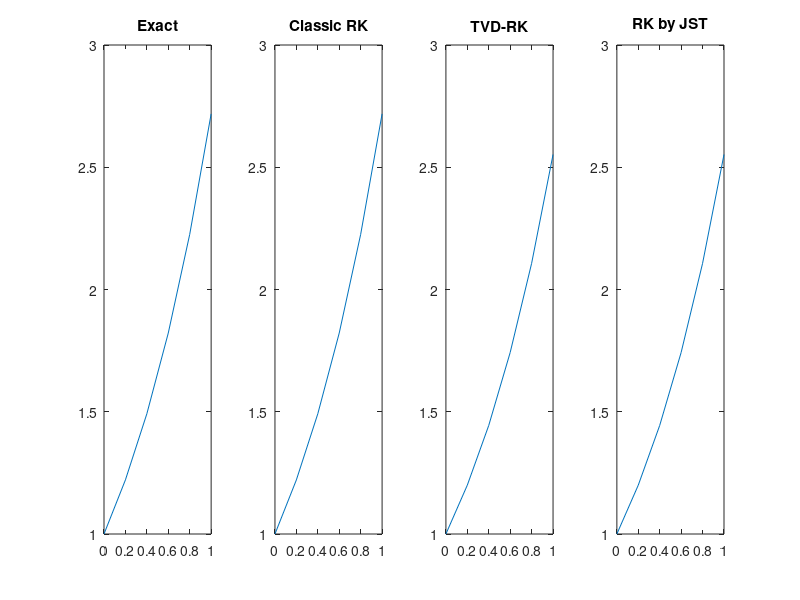

This chart was generated by the following MATLAB code:
%% Runge Kutta Schemes
%**************************************************************************
% Solve and compare two simple IVP's:
%
%  {1} du/dt = -2u + t + 4, with IC: u(0) = 1
%  {2} du/dt = sin(pi*t),   with IC: u(0) = 1
%  {3} du/dt = EXP(t),      with IC: u(0) = 1
%
% Based on:
%
% Gottlieb and Shu (1998) 
% Mathematics of Computation
% Vol. 67, No. 221. PP. 73-85
%
% Parviz Moin 
% Numerical Method for Engineering and Science
% McGraw-Hill 2nd Ed. (2008)
%
% Coded by: Manuel Diaz 2012.12.07
%
%**************************************************************************
%% Clear Workspace
clear all; close all; clc;

%% Define t, dt and tEnd
t0 = 0; tEnd = 1.0; dt = 0.2;
tsteps = t0:dt:tEnd;
t_iter = t0:dt:tEnd-dt;

%% Define number of stages to use
No_stages = 4; % only stages 1,2 and 3 are available.

%% Choose IVP to study
IVPn = 3;

% Define residual
% Tor this IVP problem the residual is defined as: 
switch IVPn
    case{1}
        residual = @(v,x) -2*v + x + 4;
    case{2}
        residual = @(v,x) sin(2*pi*x);
    case{3}
        residual = @(v,x) exp(x);
end

% Compute exact solution
switch IVPn
    case{1}
        u_exact = 1/4*(2*tsteps - 3*exp(-2*tsteps) + 7);
    case{2}
        u_exact = (2*pi+1-cos(2*pi*tsteps))/(2*pi);
    case{3}
        u_exact = exp(tsteps);
end

% Plot exact solution
figure
range = [t0,tEnd,1,3]; % plot range 
subplot(1,4,1); plot(tsteps,u_exact); title('Exact'); axis(range);

%% Load IC
u = 1;

%% Run RK Classical integration schemes
i = 1;
u_RK(i) = u; % first known value in time
for t = t_iter
    switch No_stages
        case{1} % 1st Order Euler time Stepping
            u_next = u + dt*residual(u,t);
            
        case{2} % RK 2nd Order
            u_1 = u + dt/2*residual(u,t);
            u_next = u + dt*residual(u_1,t+1/2*dt);
            
        case{3} % RK 3th Order
            k1 = dt*residual(u,t);
            k2 = dt*residual(u+1/2*k1,t+1/2*dt);
            k3 = dt*residual(u-k1+2*k2,t+dt);
            u_next = u + 1/6*(k1 + 4*k2 + k3);
                        
        case{4} % RK 4th Order
            k1 = dt*residual(u,t);
            k2 = dt*residual(u+1/2*k1,t+1/2*dt);
            k3 = dt*residual(u+1/2*k2,t+1/2*dt);
            k4 = dt*residual(u+k3,t+dt);
            u_next = u + 1/6*(k1 + 2*k2 + 2*k3 + k4);
            
        otherwise
            error('Not a case available')
    end
    i=i+1;
    u_RK(i) = u_next; % Capture info per iteration
    u = u_next;     % update info
end
%% Plot TVD-RK solution
subplot(1,4,2); plot(tsteps,u_RK); title('Classic RK'); axis(range);

%% Interlude
clear u; u = 1;

%% Run TVD-RK integration
i = 1;
u_TVD(i) = u; %first known value in time
for t = t_iter
    switch No_stages
        case{1} % 1st Order Euler time Stepping
            u_next = u + dt*residual(u,t);
            
        case{2} % TVD-RK 2nd Order
            u_1 = u + dt*residual(u,t);
            u_next = 1/2*u + 1/2*u_1 + 1/2*dt*residual(u_1,t);
            
        case{3} % TVD-RK 3rd Order
            u_1 = u + dt*residual(u,t);
            u_2 = 3/4*u + 1/4*u_1 + 1/4*dt*residual(u_1,t);
            u_next = 1/3*u + 2/3*u_2 + 2/3*dt*residual(u_2,t);
            
        case{4} % TVD-RK 3rd Order
            u_1 = u + dt*residual(u,t);
            u_2 = 3/4*u + 1/4*u_1 + 1/4*dt*residual(u_1,t);
            u_next = 1/3*u + 2/3*u_2 + 2/3*dt*residual(u_2,t);
            
        otherwise
            error('Not a case available')
    end
    i=i+1;
    u_TVD(i) = u_next; % Capture info per iteration
    u = u_next;     % update info
end

%% Plot TVD-RK solution
subplot(1,4,3); plot(tsteps,u_TVD); title('TVD-RK'); axis(range);

%% Interlude
clear u; u = 1;

%% Run JST-RK 
% general time integrator by Jameson, Schmidt and Turkel:
i = 1;
u_JST(i) = u; %first known value in time
for t = t_iter
    %***************************************
    % Stage 0
    sgima = u;
    % Stages 1 to n
    for stage = No_stages:-1:1
       sgima = u + (dt/stage)*residual(sgima,t);
    end
    u_next = sgima;
    %***************************************
    i=i+1;
    u_JST(i) = u_next; % Capture info per iteration
    u = u_next;     % update info
end

%% Plot TVD-RK solution
subplot(1,4,4); plot(tsteps,u_JST); title('RK by JST'); axis(range);

%% Print Comparisons
error_RK  = abs(u_exact - u_RK); fprintf('Classic RK error\n'); fprintf('%e\t',error_RK); fprintf('\n\n');
error_TVD = abs(u_exact - u_TVD); fprintf('RK-TVD error\n'); fprintf('%e\t',error_TVD); fprintf('\n\n');
error_JST = abs(u_exact - u_JST); fprintf('JST-TVD error\n'); fprintf('%e\t',error_JST); fprintf('\n\n');
